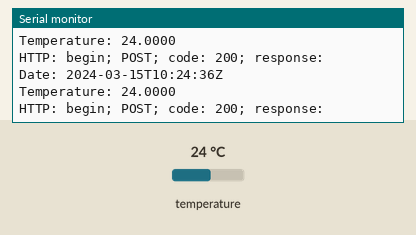
Recording of a sketch running on a simulated ESP32. Shown: the last lines printed to the serial monitor. The test bench sets the inputs (shaded band); at power-on: temperature 24 °C. WiFi joins after 1.5 s; servers stay silent unless stated; network time is answered at once with the bench clock; uploads are accepted with an empty reply; the local clock reads 2024-03-15 10:24:30 at power-on unless the sketch sets it.

Above: at 6.4 s.
6.5 s: temperature set to 12 °C
At 6.77 s:
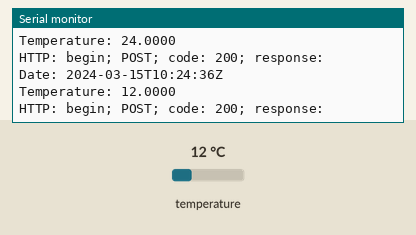
9.5 s: temperature set to 19 °C
At 9.72 s:
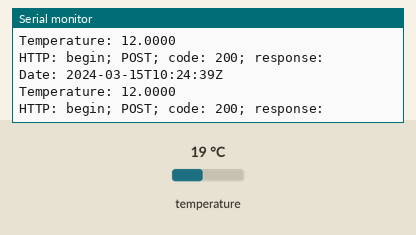
Timing chart, 0 to 12.5 s (numbered marks = the images above; inputs shaded):
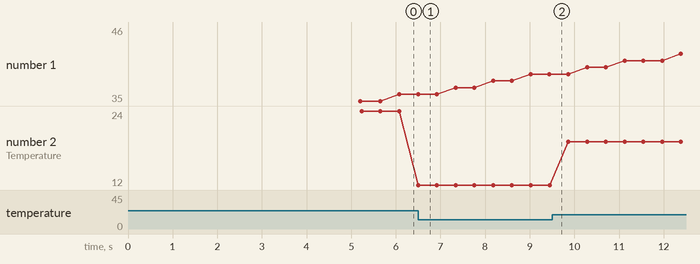

The sketch:

TempSensor.ino
```cpp
#define API_ENDPOINT "http://1M9SWZ1.internal.castus.tv:4567/"
#define WIFI_SSID "CASTUS [2.4G] [Secure]"
#define WIFI_PSK "Yfunelunsth"

#include <Arduino.h>

#include <WiFi.h>
#include <WiFiMulti.h>

#include <HTTPClient.h>
#include <WiFiUdp.h>
#include <NTPClient.h>

#define USE_SERIAL Serial

#include <Wire.h>
#include "Adafruit_MCP9808.h"

#include <string>

WiFiMulti wifiMulti;
WiFiUDP ntpUDP;
NTPClient timeClient(ntpUDP);

String formattedDate;

// Create the MCP9808 temperature sensor object
Adafruit_MCP9808 tempsensor = Adafruit_MCP9808();

const char *ca = "-----BEGIN CERTIFICATE-----\n"\
                 "MIIDQTCCAimgAwIBAgITBmyfz5m/jAo54vB4ikPmljZbyjANBgkqhkiG9w0BAQsF\n"\
                 "ADA5MQswCQYDVQQGEwJVUzEPMA0GA1UEChMGQW1hem9uMRkwFwYDVQQDExBBbWF6\n"\
                 "b24gUm9vdCBDQSAxMB4XDTE1MDUyNjAwMDAwMFoXDTM4MDExNzAwMDAwMFowOTEL\n"\
                 "MAkGA1UEBhMCVVMxDzANBgNVBAoTBkFtYXpvbjEZMBcGA1UEAxMQQW1hem9uIFJv\n"\
                 "b3QgQ0EgMTCCASIwDQYJKoZIhvcNAQEBBQADggEPADCCAQoCggEBALJ4gHHKeNXj\n"\
                 "ca9HgFB0fW7Y14h29Jlo91ghYPl0hAEvrAIthtOgQ3pOsqTQNroBvo3bSMgHFzZM\n"\
                 "9O6II8c+6zf1tRn4SWiw3te5djgdYZ6k/oI2peVKVuRF4fn9tBb6dNqcmzU5L/qw\n"\
                 "IFAGbHrQgLKm+a/sRxmPUDgH3KKHOVj4utWp+UhnMJbulHheb4mjUcAwhmahRWa6\n"\
                 "VOujw5H5SNz/0egwLX0tdHA114gk957EWW67c4cX8jJGKLhD+rcdqsq08p8kDi1L\n"\
                 "93FcXmn/6pUCyziKrlA4b9v7LWIbxcceVOF34GfID5yHI9Y/QCB/IIDEgEw+OyQm\n"\
                 "jgSubJrIqg0CAwEAAaNCMEAwDwYDVR0TAQH/BAUwAwEB/zAOBgNVHQ8BAf8EBAMC\n"\
                 "AYYwHQYDVR0OBBYEFIQYzIU07LwMlJQuCFmcx7IQTgoIMA0GCSqGSIb3DQEBCwUA\n"\
                 "A4IBAQCY8jdaQZChGsV2USggNiMOruYou6r4lK5IpDB/G/wkjUu0yKGX9rbxenDI\n"\
                 "U5PMCCjjmCXPI6T53iHTfIUJrU6adTrCC2qJeHZERxhlbI1Bjjt/msv0tadQ1wUs\n"\
                 "N+gDS63pYaACbvXy8MWy7Vu33PqUXHeeE6V/Uq2V8viTO96LXFvKWlJbYK8U90vv\n"\
                 "o/ufQJVtMVT8QtPHRh8jrdkPSHCa2XV4cdFyQzR1bldZwgJcJmApzyMZFo6IQ6XU\n"\
                 "5MsI+yMRQ+hDKXJioaldXgjUkK642M4UwtBV8ob2xJNDd2ZhwLnoQdeXeGADbkpy\n"\
                 "rqXRfboQnoZsG4q5WTP468SQvvG5\n"\
                 "-----END CERTIFICATE-----\n";

void setup() {
  USE_SERIAL.begin(115200);

  USE_SERIAL.print("\n\n\n");

  USE_SERIAL.print("Hardware init: wait ");
  for (uint8_t t = 3; t > 0; t--) {
    USE_SERIAL.printf("%d ", t);
    USE_SERIAL.flush();
    delay(1000);
  }

  wifiMulti.addAP(WIFI_SSID, WIFI_PSK);
  Serial.print("\nConnecting");

  while (wifiMulti.run() != WL_CONNECTED) {
    delay(500);
    Serial.print(".");
  }

  Serial.print(" Connected.\nIP address: ");
  Serial.println(WiFi.localIP());

  delay(500);

  USE_SERIAL.print("MCP9808: ");

  // Default address is 0x18, can be changed with A0, A1, A2 pins
  if (!tempsensor.begin(0x18)) {
    USE_SERIAL.println(
      "error!\nCouldn't find MCP9808. Check your connections and verify the address "
      "is correct.");
    while (1)
      ;
  }

  USE_SERIAL.println("found!");

  tempsensor.setResolution(3);  // sets the resolution mode of reading, the
  // modes are defined in the table bellow:
  // Mode Resolution SampleTime
  //  0    0.5°C       30 ms
  //  1    0.25°C      65 ms
  //  2    0.125°C     130 ms
  //  3    0.0625°C    250 ms

  USE_SERIAL.println("Waking MCP9808.... ");

  // wake up MCP9808 - power consumption ~200 uA
  tempsensor.wake();
  delay(200);

  USE_SERIAL.println("Connecting to time server...");
  timeClient.begin();
  timeClient.setTimeOffset(-28800);

  USE_SERIAL.println("Initialization complete.\n\n\n");
}

void loop() {
  HTTPClient http;

  USE_SERIAL.print("Date: ");
  while (!timeClient.update()) {
    timeClient.forceUpdate();
  }
  formattedDate = timeClient.getFormattedDate();
  USE_SERIAL.println(formattedDate);

  USE_SERIAL.print("Temperature: ");
  float c = tempsensor.readTempC();
  String temp_string = String(c);
  USE_SERIAL.printf("%.4f\n", c);

  String json_begin = String("{\"temperature\":");
  String json = String(json_begin + temp_string + ",\"timestamp\":\"" + formattedDate + "\"}");

  USE_SERIAL.print("HTTP: ");
  USE_SERIAL.print("begin; ");
  http.begin(API_ENDPOINT);

  USE_SERIAL.print("POST; ");
  // start connection and send HTTP header
  int httpCode = http.POST(json);

  // httpCode will be negative on error
  if (httpCode > 0) {
    // HTTP header has been send and Server response header has been handled
    USE_SERIAL.printf("code: %d; response:\n", httpCode);

    // file found at server
    if (httpCode == HTTP_CODE_OK) {
      String payload = http.getString();
      USE_SERIAL.println(payload);
    }
  } else {
    USE_SERIAL.printf("failed, error: %s\n",
                      http.errorToString(httpCode).c_str());
  }

  USE_SERIAL.println("");
  http.end();
  delay(200);
}
```

Measured:
- plotted number 2: 12 → 19 after the input at 9.5 s
